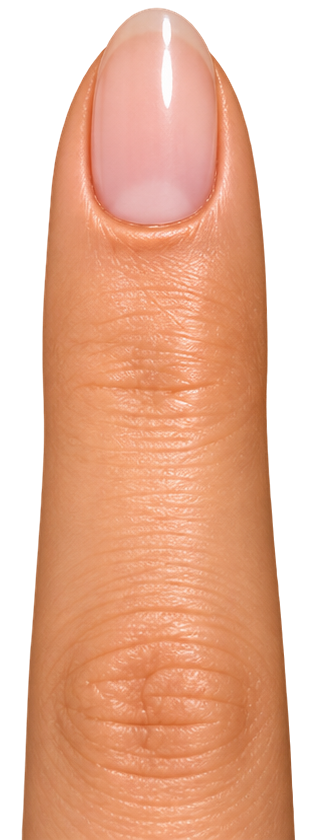
#> input picture artwork/fingers/tone-1.webp, 310 x 840 px, given in place of desi-finger-tones.png, which was not available
$ python fingers.py
#> lines starting #> are read from the running program, lines starting #| are printed output that depends on the picture; after the words box and inside, x2 and y2 are one past the last pixel; in counts of white or black regions, pixels touching at a corner belong together; pictures that were not available may be replaced by others from this repository, and a replacement may not be noted
### artwork/scripts/stlib.py
"""Shared helpers: alpha cleanup, defringe, WebP save. Never touches interior RGB."""
import io
import numpy as np
from PIL import Image
from scipy import ndimage

SRC = r"C:\Users\SSTS\Desktop\Riya\backup\theme-186649313493\atlas-images"
BGS = ["#ffb900", "#073df1", "#e10019", "#007948", "#ff0078", "#b7ef00", "#6620f2"]
LO, HI = 24, 232  # alpha <= LO -> 0, >= HI -> 255


def load(name):
#> called with name = 'desi-finger-tones.png'
    return np.array(Image.open(f"{SRC}\\{name}").convert("RGBA"))
#> returned value is the input picture: shape (840, 310, 4); mean R, G, B, A 181.6, 119.8, 87.6, 178.3


def clean(arr, keep="largest", min_area=200):
    """arr: HxWx4 uint8. Returns cleaned copy.
    1. remap alpha (kills faint specks, makes interior exactly opaque)
    2. drop disconnected specks (keep largest component, or all >= min_area)
    3. rim defringe: pixels with alpha < 255 take RGB of nearest opaque pixel
    4. zero RGB where alpha == 0
    """
#> called with keep = 'all', min_area = 20000
    a = arr.astype(np.float32)
    al = a[..., 3]
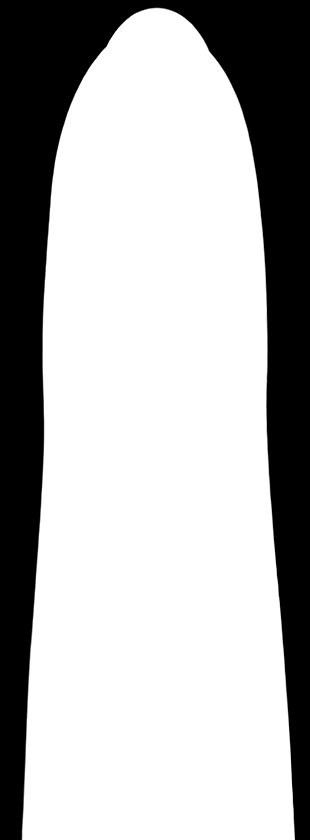
#> al: shape (840, 310) float32; min 0, max 255, mean 178.3
    al = np.clip((al - LO) * 255.0 / (HI - LO), 0, 255)
    lab, n = ndimage.label(al > 0, structure=np.ones((3, 3)))
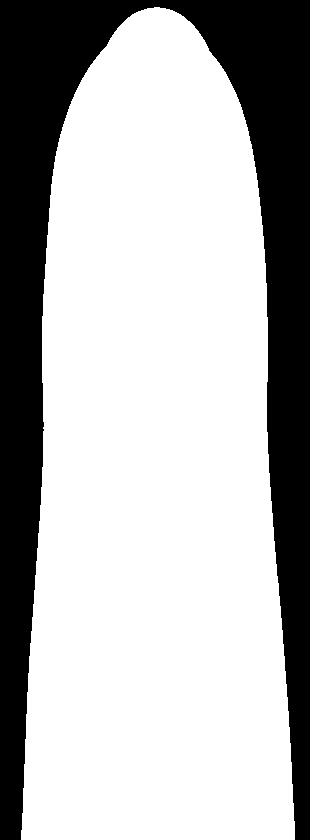
#> lab: shape (840, 310) int32; values 0 (black) and 1 (white), 70.3% white; 1 black region, box (x1, y1, x2, y2) and area: (0, 0, 310, 840) 77347
#> n = 1
    if n:
        sizes = ndimage.sum(np.ones_like(al), lab, range(1, n + 1))
#> sizes = [183053]
        if keep == "largest":
            ok = {int(np.argmax(sizes)) + 1}
        else:
            ok = {i + 1 for i, s in enumerate(sizes) if s >= min_area}
#> ok = 1 item
        al[~np.isin(lab, list(ok))] = 0
    out = a.copy()
    out[..., 3] = al
#> out: shape (840, 310, 4) float32; mean R, G, B, A 181.6, 119.8, 87.6, 178.8
    opaque = al >= 255
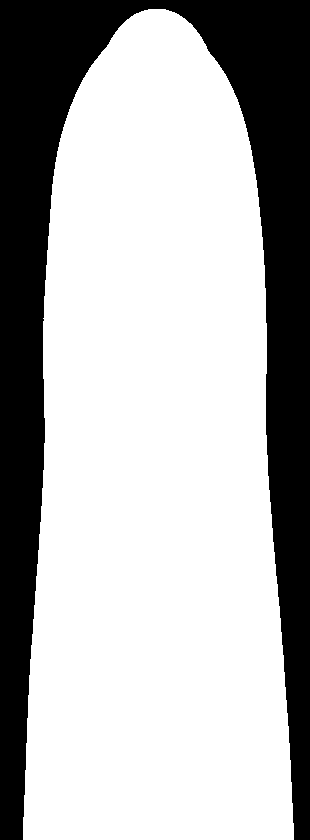
#> opaque: shape (840, 310) bool; 69.6% white; 1 black region, box (x1, y1, x2, y2) and area: (0, 0, 310, 840) 79242
    if opaque.any():
        _, (iy, ix) = ndimage.distance_transform_edt(~opaque, return_indices=True)
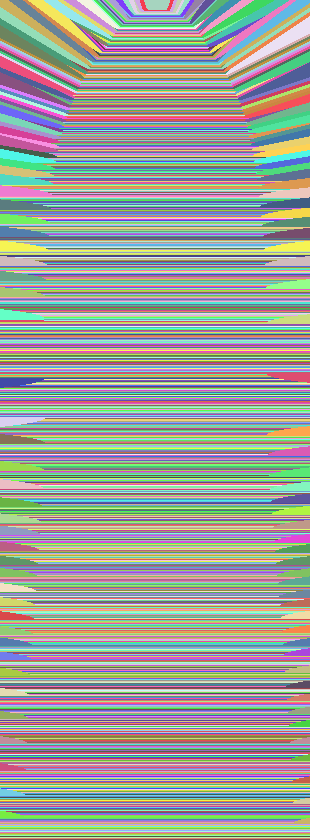
#> iy: shape (840, 310) int32; 831 distinct labels, from 9 to 839; one colour per label, 0 black
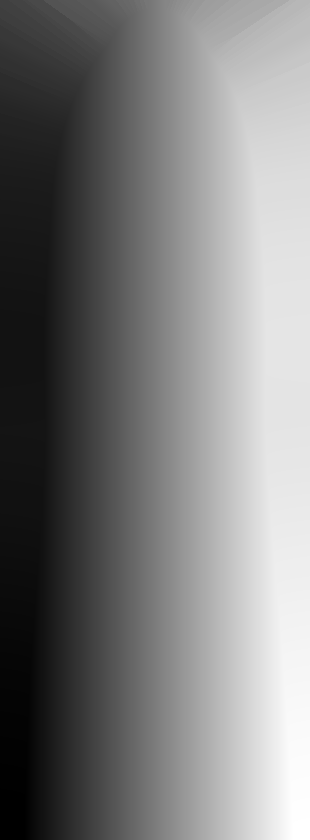
#> ix: shape (840, 310) int32; min 23, max 293, mean 154.7; drawn with min black and max white
        rim = (al > 0) & (al < 255)
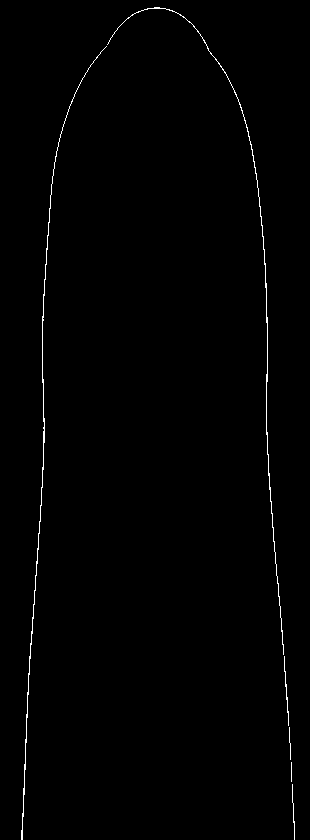
#> rim: shape (840, 310) bool; 0.73% white in thin lines or dots, all inside (x1, y1, x2, y2) = (21, 7, 295, 840)
        out[rim, :3] = a[iy[rim], ix[rim], :3]
#> out: shape (840, 310, 4) float32; mean R, G, B, A 181.6, 119.8, 87.6, 178.8
    out[al == 0, :3] = 0
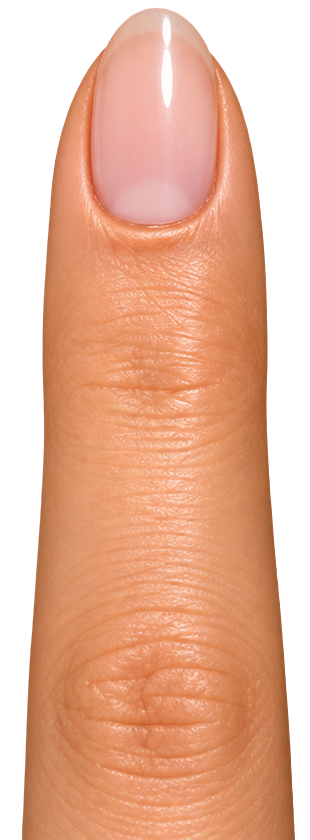
#> out: shape (840, 310, 4) float32; mean R, G, B, A 156, 103.7, 77.1, 178.8; transparent parts drawn white
    return np.round(out).astype(np.uint8)


def bbox(arr):
    ys, xs = np.nonzero(arr[..., 3])
    return xs.min(), ys.min(), xs.max() + 1, ys.max() + 1


# [15 lines left out: function save_webp, not called in this run]


def hexrgb(h):
    h = h.lstrip("#")
    return tuple(int(h[i:i + 2], 16) for i in (0, 2, 4))

### artwork/scripts/fingers.py
import json, os, sys
import numpy as np
from PIL import Image
from scipy import ndimage
from stlib import load, clean, save_webp

OUT = os.path.join(os.path.dirname(__file__), "..", "fingers")
TOP_PAD = 8
# Cuticle point (centre of the natural nail's proximal fold) measured on tone-1 in
# source pixels relative to the finger's tip-centre / top edge. Same for all four
# because the four tones share one silhouette (checked visually in tests/fingers-contact.png).
CUTICLE_DY = float(sys.argv[1]) if len(sys.argv) > 1 else 215.0


def main():
    a = load("desi-finger-tones.png")
    c = clean(a, keep="all", min_area=20000)
    lab, n = ndimage.label(c[..., 3] > 0)
#> n = 1
#> (the run stopped early here; a loop or call above may not have finished)
